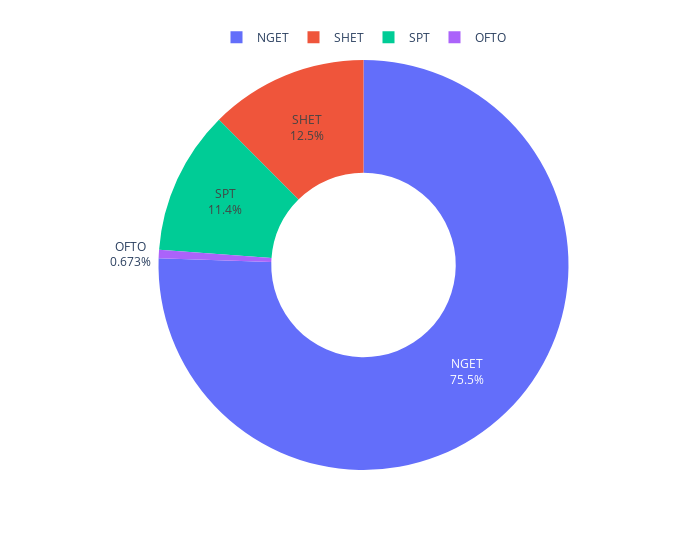

Source (notebook cell):
### Code cell
# Group by 'HOST TO' and 'Project Status', summing 'Connection Cap (MW)'
status_proj_cap = data.groupby(['HOST TO', 'Project Status'])['Connection Cap (MW)'].sum().unstack(fill_value=0)

# Calculate the total connection capacity for each HOST TO
status_proj_cap['Total'] = status_proj_cap.sum(axis=1)
status_proj_cap = status_proj_cap.reset_index()

# Melt the DataFrame for pie chart
status_proj_cap_melted = pd.melt(status_proj_cap, 
                                   id_vars=['HOST TO', 'Total'], 
                                   var_name='Project Status', 
                                   value_name='Connection Cap (MW)')

# Create the pie chart
status_plot = px.pie(data_frame=status_proj_cap,
                     values='Total',
                     names='HOST TO',
                     hole=0.45,
                     width=700, height=550)

# Create a custom hover template
hovertemplate = (
    "<b>%{label}</b><br>"
    "Total: %{value:.2f} MW<br>"
    "Awaiting Consents: %{customdata[0]:.2f} MW<br>"
    "Built: %{customdata[1]:.2f} MW<br>"
    "Consents Approved: %{customdata[2]:.2f} MW<br>"
    "Scoping: %{customdata[3]:.2f} MW<br>"
    "Under Construction/Commissioning: %{customdata[4]:.2f} MW<br>"
    "<extra></extra>")

# Add custom data to the plot for hover information
status_plot.update_traces(
    customdata=sorted(data['Project Status'].unique()),  # ['Awaiting Consents', 'Built', 'Consents Approved',  'Scoping', 'Under Construction/Commissioning']
    hovertemplate=hovertemplate)

# Update layout
status_plot.update_layout(
    legend=dict(orientation='h', yanchor='bottom', y=1.02, xanchor='center', x=0.5)
).update_traces(textinfo='percent+label')

# Show the plot
status_plot.show()

### Figure 1 — Plotly figure (JSON) as saved in the notebook; plotly's stock layout.template omitted (floating-point values rounded to 4 significant figures)
{"data": [{"customdata": ["Awaiting Consents", "Built", "Consents Approved", "Scoping", "Under Construction/Commissioning"], "domain": {"x": [0, 1], "y": [0, 1]}, "hole": 0.45, "hovertemplate": "<b>%{label}</b><br>Total: %{value:.2f} MW<br>Awaiting Consents: %{customdata[0]:.2f} MW<br>Built: %{customdata[1]:.2f} MW<br>Consents Approved: %{customdata[2]:.2f} MW<br>Scoping: %{customdata[3]:.2f} MW<br>Under Construction/Commissioning: %{customdata[4]:.2f} MW<br><extra></extra>", "labels": ["NGET", "OFTO", "SHET", "SPT"], "legendgroup": "", "name": "", "showlegend": true, "textinfo": "percent+label", "type": "pie", "values": [487000.0, 4338.0, 80320.0, 73230.0]}], "layout": {"height": 550, "legend": {"orientation": "h", "tracegroupgap": 0, "x": 0.5, "xanchor": "center", "y": 1.02, "yanchor": "bottom"}, "margin": {"t": 60}, "width": 700}}
